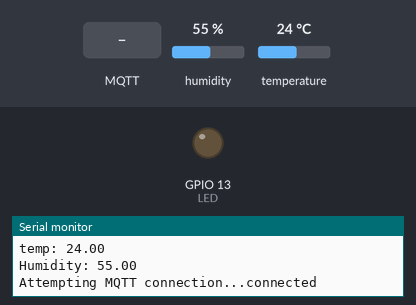
Simulated run of this sketch. Board: ESP32. Shown: output pins drawn as LEDs (lit = HIGH), the last lines printed to the serial monitor. Dashed ring = blinking. The test bench sets the inputs (shaded band); at power-on: humidity 55 %, temperature 24 °C. WiFi joins after 1.5 s; servers stay silent unless stated; no MQTT or app messages arrive unless stated.

Above: at 2.7 s.
2.8 s: MQTT message "5" arrives on the first subscribed topic
14.4 s: MQTT message "90" arrives on the first subscribed topic
At 14.72 s:
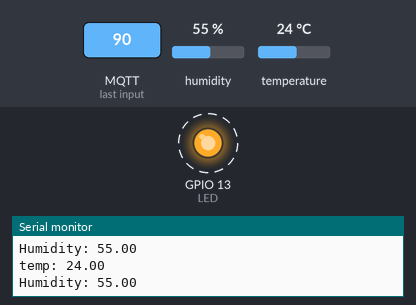
19.4 s: MQTT message "200" arrives on the first subscribed topic
At 20.2 s:
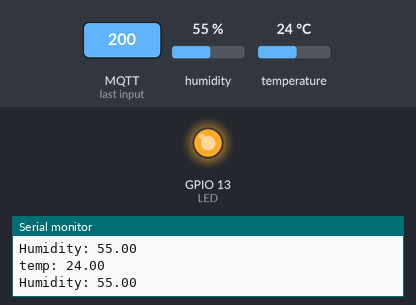
Timing chart, 0 to 22.4 s (numbered marks = the images above; inputs shaded):
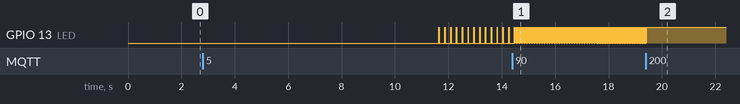

Measured:
- after the input at 14.4 s, GPIO 13 (LED): alternates HIGH for 0.02 s and LOW for 0.01 s, starting after 0.11 s
- after the input at 19.4 s, GPIO 13 (LED): goes on until 19.4 s, then stays HIGH

The sketch:

arduinoClient.ino
```cpp
//Uses a adafruit esp32 feather and Sparkfun si7021 temperature/humidty sensor
#include <SparkFun_Si7021_Breakout_Library.h>
#include <PubSubClient.h>
#include <Wire.h>
#include <WiFi.h>

// INTERNET
const char* ssid = "jox";
const char* password = "jox12345";
const char* mqtt_server = "mqtt.jox.nu";
#define mqtt_port  1883
#define MQTT_USER "jjxnaifl"
#define MQTT_PASSWORD "bd5eXyqRYirm"
#define MQTT_READINGS_CH "/tmp"
#define MQTT_MEASURE_FREQENCY_CH "/frq"
#define LED 13
WiFiClient wifiClient;
PubSubClient client(wifiClient);

//Measurment
float humidity = 0;
float temp = 0;
Weather sensor;
float measurmentFrq = 0.1;


void setup() {
  Serial.begin(9600);
  Serial.println("starting setup");
  pinMode(LED, OUTPUT);
  setupSpark();
  setupWifi();
  setupMqtt();
  Serial.println("ending setup");
}

void setupSpark() {
  Serial.println("Starting setupSpark");
  sensor.begin();
  Serial.println("ending setupSpark");
}

void setupWifi() {
 Serial.println("Starting setupWifi ");
 WiFi.begin(ssid, password);
 while (WiFi.status() != WL_CONNECTED) {
  delay(500);
  Serial.print(" . ");
 }
 Serial.println(" ");
 Serial.println("ending setupWifi");
}
//Handles recieved messages(poorly)
void callback(char* topic, byte *payload, unsigned int length) {
    Serial.println("-------new message from broker-----");
    Serial.print("channel:");
    Serial.println(topic);
    Serial.print("data:");
    char strPayload[8] = {0};
    //Copies the payload byte by byte into the char array, will result in garbage if the bytes are not ascii code, Beware of overflow edge cases!
    for (int i = 0; i < length && i < sizeof(strPayload) - 1; i++ ) {
      strPayload[i] = (char) payload[i];
    }
    strcat(strPayload,"\0");
    Serial.println(strPayload);
    measurmentFrq = atof(strPayload);
    //avoids negative frequency and divide by zero due to human error or garbage in payload
    if (measurmentFrq <= 0) {
      Serial.println("Error: invalid frequency");
      measurmentFrq = 0.1;
    }
}


void setupMqtt() {
  Serial.println("Starting setupMqtt");
  client.setServer(mqtt_server, mqtt_port);
  client.setCallback(callback);
  Serial.println("ending setupMqtt");
}


void loop() {
  client.loop();
  measure();
  Serial.print("temp: ");
  Serial.println(temp);
  Serial.print("Humidity: ");
  Serial.println(humidity);
  publishPayload();
  digitalWrite(LED,LOW);
  delay(1/measurmentFrq * 1000);
  digitalWrite(LED, HIGH);

}
//reads and stores humidty and temperature values.
void measure() {
    humidity = sensor.getRH();
    temp = sensor.readTemp();
}
//reconnect() is copied from the pubsub example library
void reconnect() {
  // Loop until we're reconnected
  while (!client.connected()) {
    Serial.print("Attempting MQTT connection...");
     //Create a random client ID
    char clientId[] = "labviewIot";
     //Attempt to connect
    if (client.connect(clientId,MQTT_USER,MQTT_PASSWORD)) {
      Serial.println("connected");
      //Once connected, publish an announcement...
      client.publish("/hello/world", "hello world");
      // ... and resubscribe
      client.subscribe(MQTT_MEASURE_FREQENCY_CH);
    } else {
      Serial.print("failed, rc=");
      Serial.print(client.state());
      Serial.println(" try again in 5 seconds");
      // Wait 5 seconds before retrying
      delay(5000);
    }
  }
}
//publishes readings to broker.
void publishPayload(){
  if (!client.connected()) {
    reconnect();
  }
  //Sweet sweet overflow errors
  char strTmp[16];
  char strHum[16];
  char strPayload[33] = {0};
  dtostrf(temp,5,2,strTmp);
  dtostrf(humidity,5,2,strHum);
  strcat(strPayload,strTmp);
  strcat(strPayload,":");
  strcat(strPayload,strHum);
  strcat(strPayload,"\0");
  client.publish(MQTT_READINGS_CH,strPayload);
}
```
